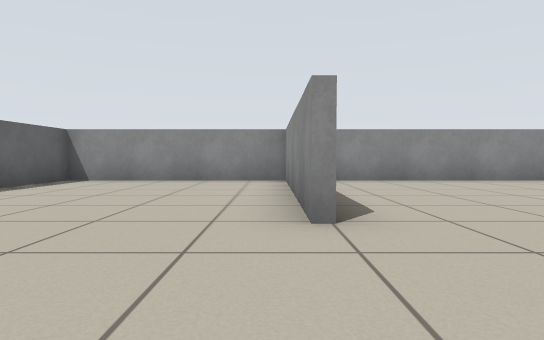
[1] (above)

18 first-person views from a walk through a robot-simulator world made for Stage. The camera is 0.54 m above the floor, tilts 2° down and sees 75° across. Floor lines are 1 m apart. The floor is counted in squares, 1 m on a side. Each view is taken from the middle of a square. On the plan, view 1 faces up. The plan holds only what a view shows up to about 9 squares ahead; the rest is blank. Robots are left out.

[2]
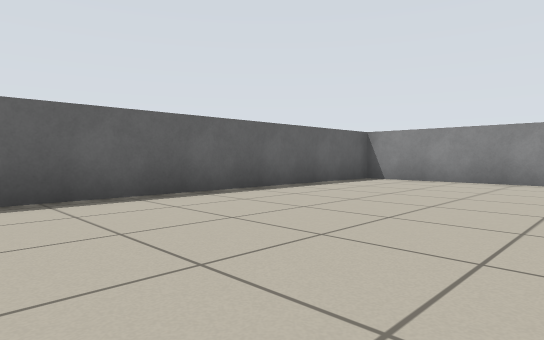

[3]
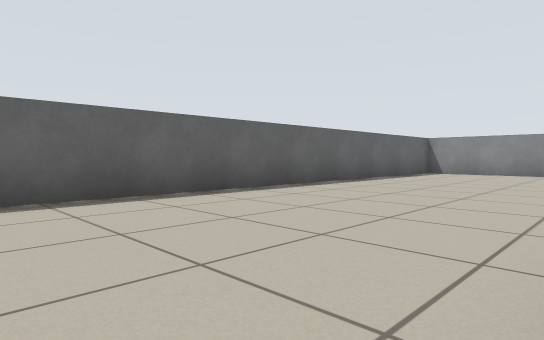

[4]
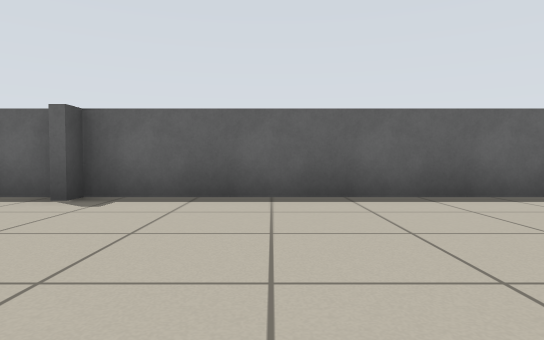

[5]
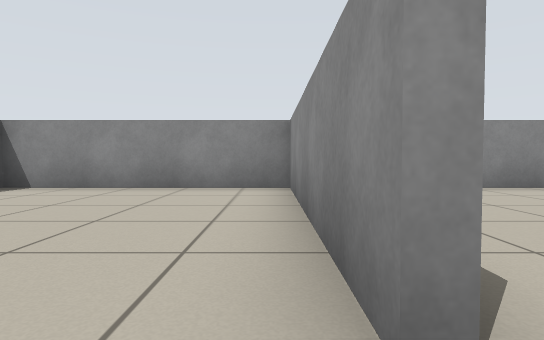

[6]
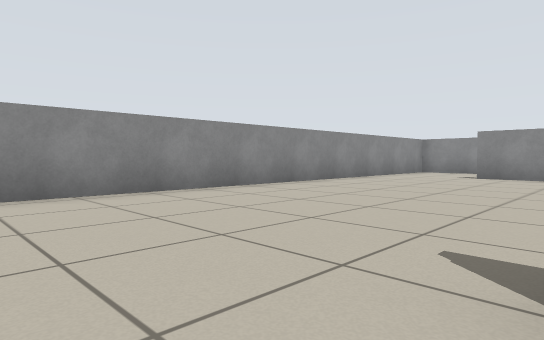

[7]
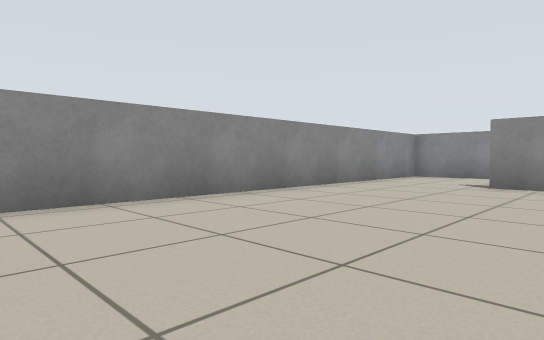

[8]
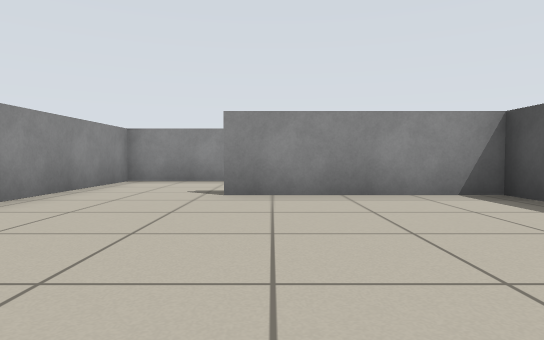

[9]
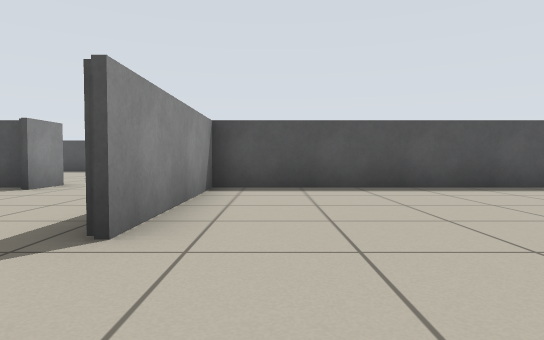

[10]
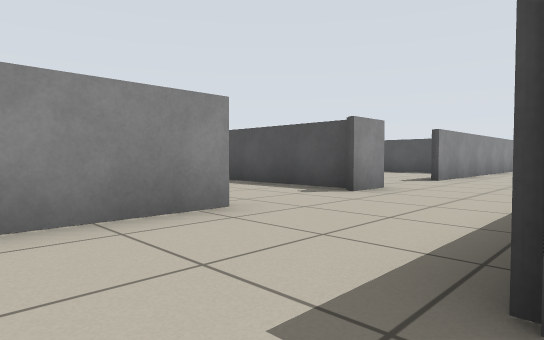

[11]
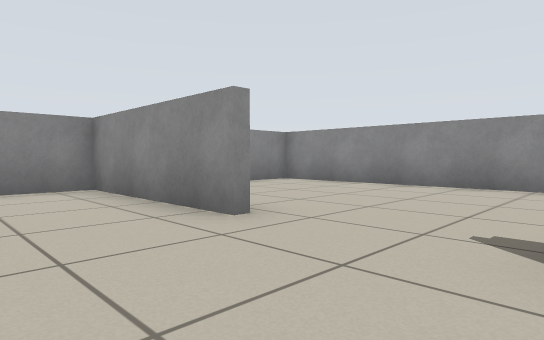

[12]
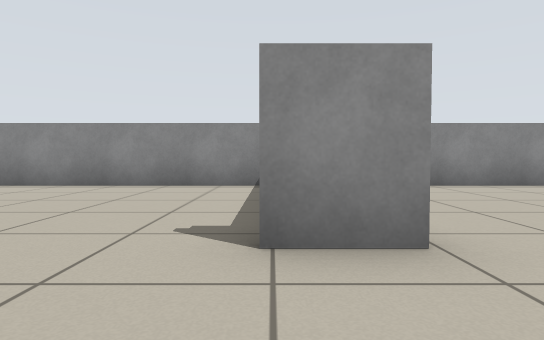

[13]
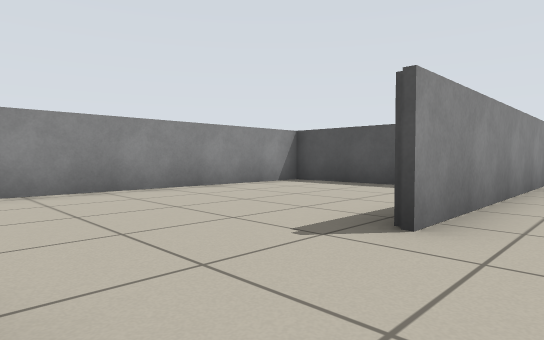

[14]
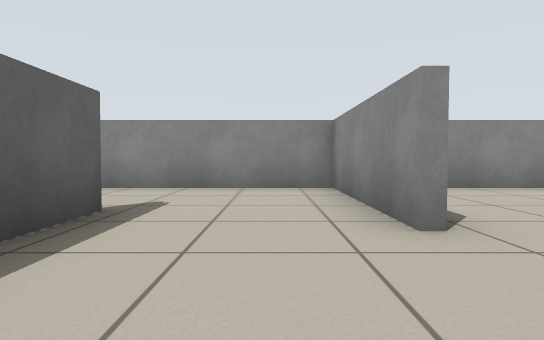

[15]
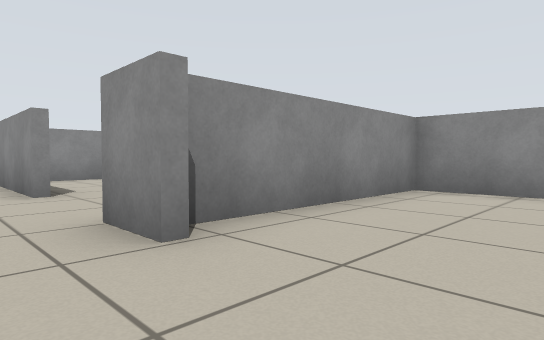

[16]
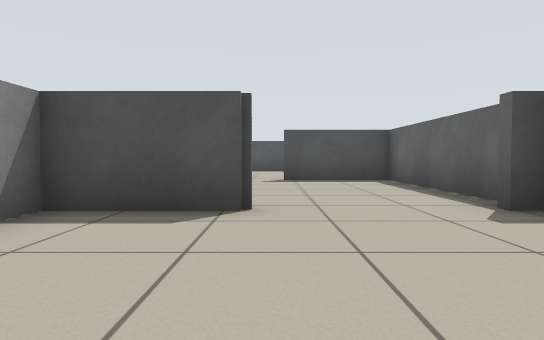

[17]
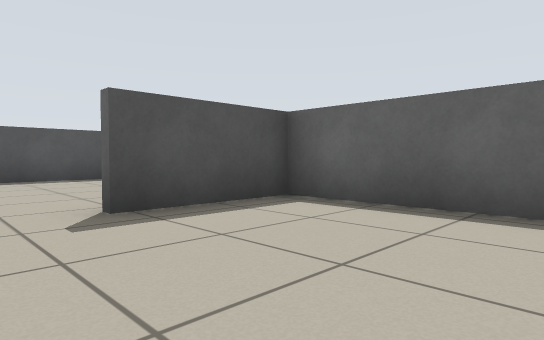

[18]
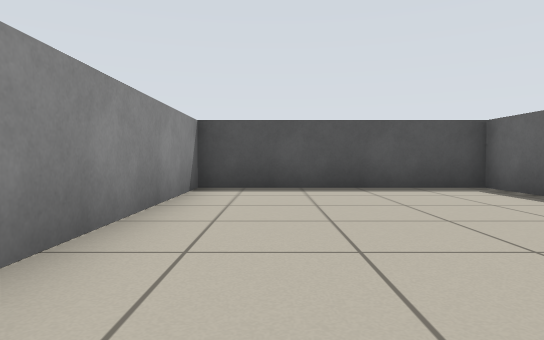

### Floor plan
Points are (right, up) in squares from view 1. A wall is a line through its corners. A room is listed if a view was taken in it or the views show most of it. See-through windows are left out.
Room 1 (views 1, 2, 3, 4, 5, 16, 17, 18)
walls: (-1.9, -5.6) (0.3, -5.6) (0.3, -5); (-4.8, -6) (-4.8, -10.5) (-2.2, -10.5); (0.3, 2.9) (0.3, 8.3) (-4.8, 8.3) (-4.8, -5.6); (-4.8, -14.9) (-4.8, -16.3) (0.3, -16.3) (0.3, -11.6)
ways out: opening at (1, 1.5)
Room 2 (views 6, 7, 8, 9, 10)
walls: (6.1, 1.7) (12.1, 1.7) (12.1, 5.8); (15.1, 5.5) (15.1, 8.3) (1.5, 8.3)
ways out: opening at (13.5, 5) to room 5; opening at (2.5, 3)
Room 3 (views 11, 12, 13, 14, 15)
walls: (15.1, -2.5) (15.1, -1.5); (15.1, 1) (15.1, 2.1); (17.1, -5.6) (19.8, -5.6) (19.8, 1.5) (15.5, 1.5)
ways out: opening at (13.5, 2) to room 5; opening at (13.5, -2)
Room 4 (no view inside)
walls: (15.4, 1.7) (18.9, 1.7); (19.8, 2.1) (19.8, 8); (19.5, 8.3) (16.1, 8.3)
ways out: opening at (15, 3.5) to room 5
Room 5 (no view inside)
walls: (12.3, 5.6) (12.3, 4.1); (15.1, 4.5) (15.1, 5.5)
ways out: opening at (13.5, 5) to room 2; opening at (13.5, 2) to room 3; opening at (15, 3.5) to room 4

Positions as (right, up) in squares from view 1, and headings:
1: (0, 0), facing up
2: (0, 0), facing up-left
3: (0, -4), facing up-left
4: (0, -3), facing left
5: (0, 2), facing up
6: (2, 3), facing up-right
7: (5, 4), facing up-right
8: (7, 5), facing right
9: (11, 8), facing down
10: (12, 7), facing down-right
11: (13, 2), facing up-right
12: (13, 2), facing right
13: (14, 1), facing down-right
14: (14, 2), facing up
15: (14, -1), facing up-right
16: (-2, -2), facing down
17: (-1, -7), facing down-left
18: (-1, -10), facing down
